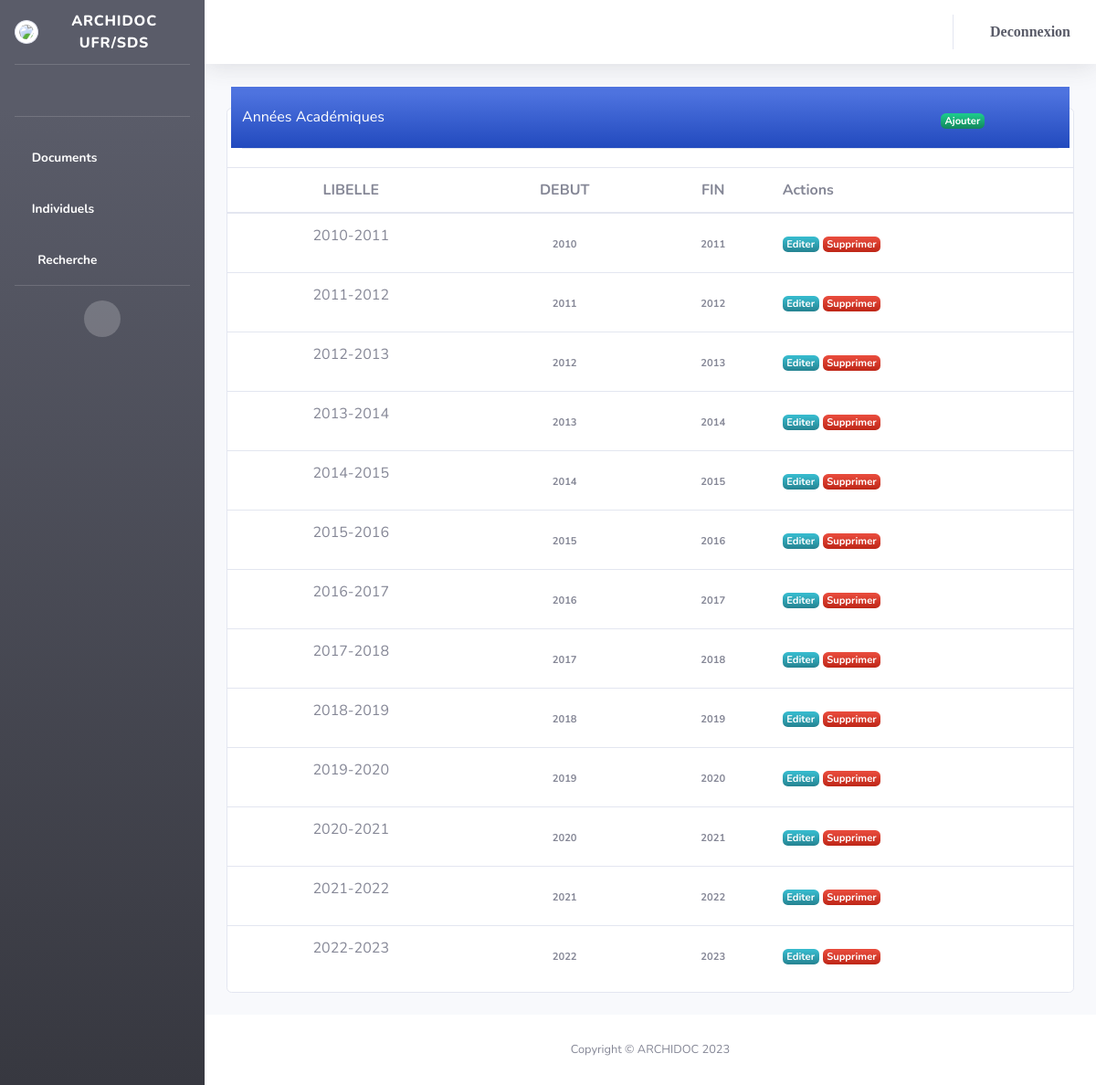
/parametres/list_annee_academique/, run on the app's committed database.
### parametres/models.py (models this page shows)
class Annee_academique(models.Model):
	libelle= models.TextField()
	debut = models.IntegerField()
	fin = models.IntegerField()
	description = models.TextField()
	created= models.TimeField(auto_now=False, auto_now_add=True)
	updated= models.TimeField(auto_now=True, auto_now_add=False)

### parametres/views.py (the view)
# urls.py: path('list_annee_academique/', views.list_annee_academique, name='list_annee_academique'),
def list_annee_academique(request):
	if request.method == "POST":
		annee = Annee_academique()
		annee.libelle=request.POST.get('libelle')
		annee.debut=request.POST.get('debut')
		annee.fin=request.POST.get('fin')
		annee.save()
	annee_academiques=Annee_academique.objects.all()
	return render(request,  'annee_academique/index.html', {'annee_academiques':annee_academiques } )

### templates/annee_academique/index.html (shortened to what this page needs)
 {% extends 'layouts/Layout.html'%}
 {% load static %}
 {% block content %}
      <div class="row">
        <div class="col-12">
          <div class="card my-4">
            <div class="card-header p-0 position-relative mt-n4 mx-3 z-index-2">
              <div class="bg-gradient-primary shadow-primary border-radius-lg pt-4 pb-3 row">
                <h6 class="text-white text-capitalize ps-3 col-10">Années académiques</h6>
                <div class="col-2">
                  <a href="{% url 'annee_academique_form' id=0 %}"  class="right-align text-white font-weight-bold text-xs badge badge-sm bg-gradient-success">Ajouter</a>
                </div>
              </div>
            </div>
            <div class="card-body px-0 pb-2">
              <div class="table-responsive p-0">
                <table class="table align-items-center mb-0">
                  <thead>
                    <tr>
                      <th class=" text-center text-uppercase text-secondary text-xxs font-weight-bolder opacity-7">Libelle</th>
                      <th class="text-center text-uppercase text-secondary text-xxs font-weight-bolder opacity-7">Debut</th>
                      <th class="text-center text-uppercase text-secondary text-xxs font-weight-bolder opacity-7">Fin</th>
                      <th class="text-secondary opacity-7">Actions</th>
                    </tr>
                  </thead>
                  <tbody>
                    {% for annee in annee_academiques %}
                    <tr>
                      <td>
                        <p class="align-middle text-center text-sm">{{annee.libelle}}</p>
                      </td>
                      <td class="align-middle text-center text-sm">
                        <span class="text-secondary text-xs badge badge-sm ">{{annee.debut}}</span>
                      </td>
                      <td class="align-middle text-center">
                        <span class="text-secondary text-xs font-weight-bold">{{annee.fin}}</span>
                      </td>
                      <td class="align-middle">
                        <a href="{% url 'annee_academique_form' id=annee.id %}" class="text-white font-weight-bold text-xs badge badge-sm bg-gradient-info" data-toggle="tooltip" data-original-title="Edit user">
                          Editer
                        </a>
                        <a href="{% url 'set_annee_academique' id=annee.id %}" class="text-white font-weight-bold text-xs badge badge-sm bg-gradient-danger" data-toggle="tooltip" data-original-title="Edit user">
                          Supprimer
                        </a>
                      </td>
                    </tr>
                    {% endfor %}
                  </tbody>
                </table>
              </div>
            </div>
          </div>
        </div>
      </div>
 {% endblock %}

### templates/layouts/Layout.html (shortened to what this page needs)
{% load static %}
{% load static %}
<!DOCTYPE html>
<html lang="en">
<head>
    <link href="{% static 'espace_client/vendor/fontawesome-free/css/all.min.css' %}" rel="stylesheet" type="text/css">
    <link href="{% static 'espace_client/css/sb-admin-2.min.css'%}" rel="stylesheet">
</head>
<body id="page-top">
    <div id="wrapper">
        <ul class="navbar-nav bg-gradient-dark sidebar sidebar-dark accordion" id="accordionSidebar">
            <a class="sidebar-brand d-flex align-items-center justify-content-center" href="index.html">
                <div class="sidebar-brand-icon rotate-n-15">
                  <img class="img-thumbnail rounded-circle" src="{% static 'img/logo.png' %}">
                </div>
                <div class="sidebar-brand-text mx-3">
                  ARCHIDOC UFR/SDS
                </div>
            </a>
            <hr class="sidebar-divider my-0">
            <li class="nav-item active">
                <div class="nav-link">
                    <i class="fas fa-user"></i>
                </div>
            </li>
            <hr class="sidebar-divider">
            <li class="nav-item">
              <a class="nav-link text-white " href="{% url 'list_archive' %}">
                <i class="fas fa-file"></i>
                <span class="ms-1 font-weight-bold text-white">Documents</span>
              </a>
            </li>
            <li class="nav-item">
              <a class="nav-link text-white " href="{% url 'list_etudiant' %}">
                <i class="fas fa-users"></i>
                <span class="ms-1 font-weight-bold text-white">Individuels</span>
              </a>
            </li>
            <li class="nav-item">
              <a class="nav-link text-white " href="{% url 'search' %}">
                <i class="fas fa-fw fa-table"></i>
                <span class="ms-1 font-weight-bold text-white">Recherche</span>
              </a>
            </li>
            <hr class="sidebar-divider d-none d-md-block">
            <div class="text-center d-none d-md-inline">
                <button class="rounded-circle border-0" id="sidebarToggle"></button>
            </div>
        </ul>
        <div id="content-wrapper" class="d-flex flex-column">
            <div id="content">
                <nav class="navbar navbar-expand navbar-light bg-white topbar mb-4 static-top shadow">
                    <ul class="navbar-nav ml-auto">
                        <li class="nav-item ">
                            <a class="nav-link text-dark" href="{% url 'logout' %}">
                                <i class="fa fa-lock">Deconnexion</i>
                            </a>
                        </li>
                    </ul>
                </nav>
                <div class="container-fluid">
                        {% block content %}{% endblock %}
                </div>
            </div>
            <footer class="sticky-footer bg-white">
                <div class="container my-auto">
                    <div class="copyright text-center my-auto">
                        <span>Copyright &copy; ARCHIDOC 2023</span>
                    </div>
                </div>
            </footer>
        </div>
    </div>
</body>
</html>

### data on the page
Annee_academique: libelle "2010-2011", debut "2010", fin "2011"
Annee_academique: libelle "2011-2012", debut "2011", fin "2012"
Annee_academique: libelle "2012-2013", debut "2012", fin "2013"
Annee_academique: libelle "2013-2014", debut "2013", fin "2014"
Annee_academique: libelle "2014-2015", debut "2014", fin "2015"
Annee_academique: libelle "2015-2016", debut "2015", fin "2016"
Annee_academique: libelle "2016-2017", debut "2016", fin "2017"
Annee_academique: libelle "2017-2018", debut "2017", fin "2018"
Annee_academique: libelle "2018-2019", debut "2018", fin "2019"
Annee_academique: libelle "2019-2020", debut "2019", fin "2020"
Annee_academique: libelle "2020-2021", debut "2020", fin "2021"
Annee_academique: libelle "2021-2022", debut "2021", fin "2022"
Annee_academique: libelle "2022-2023", debut "2022", fin "2023"
